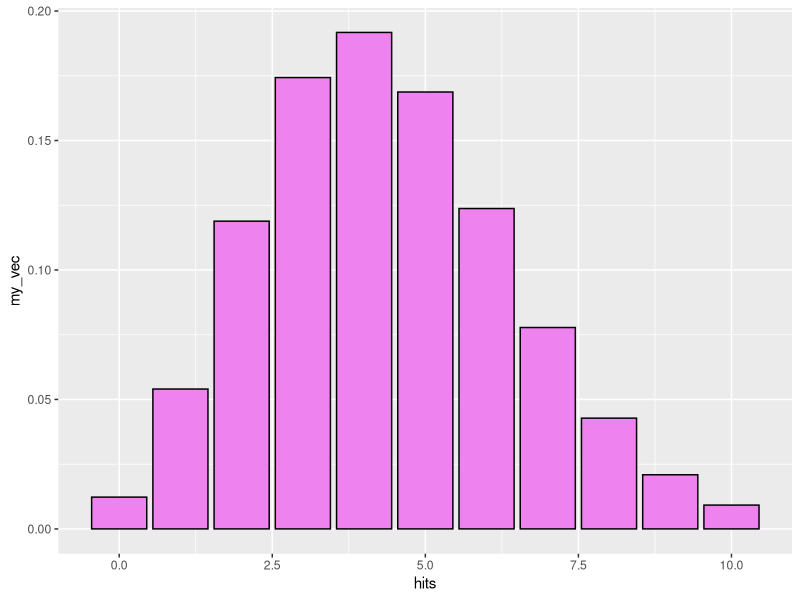
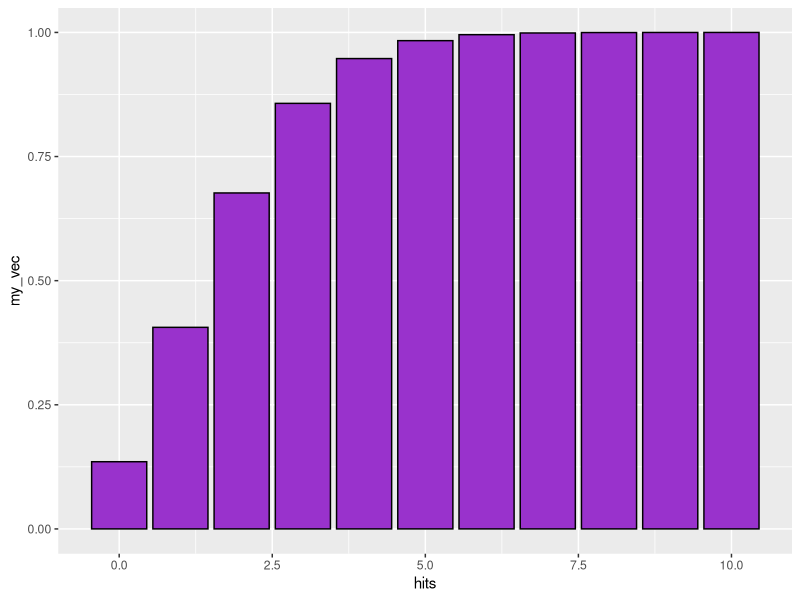
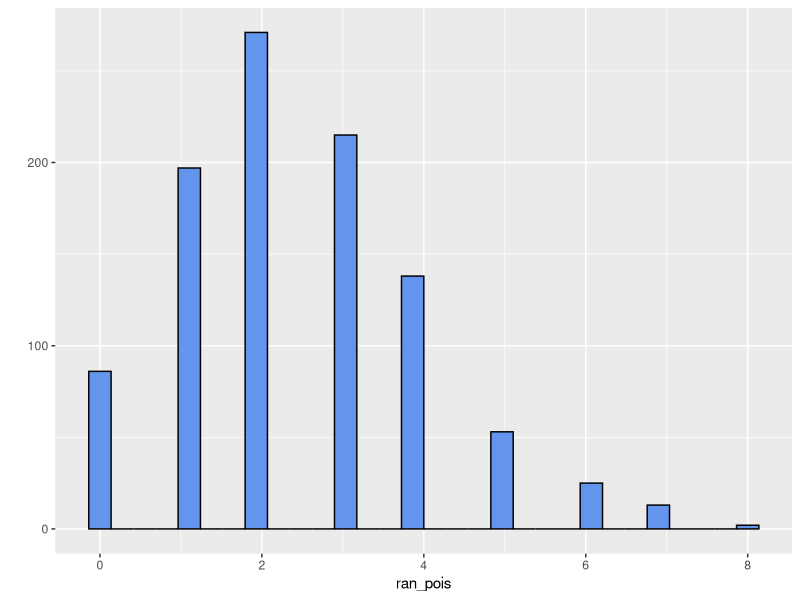
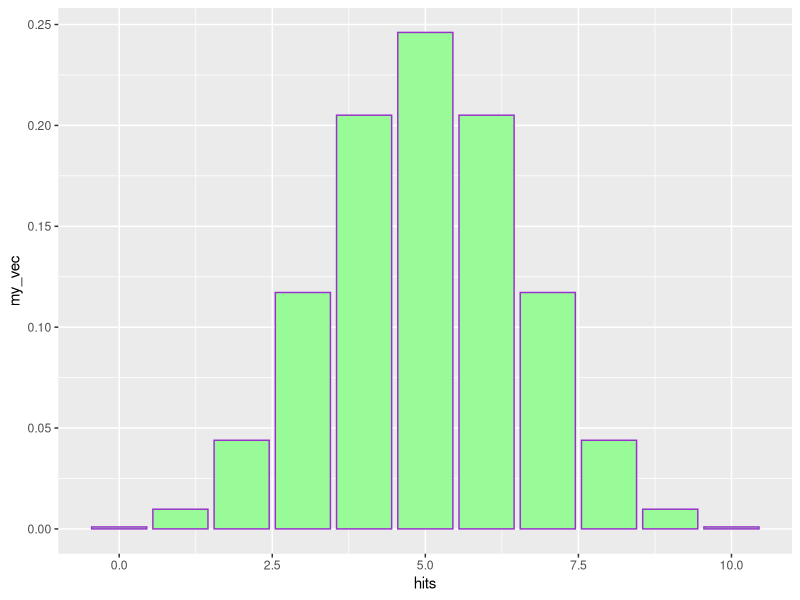
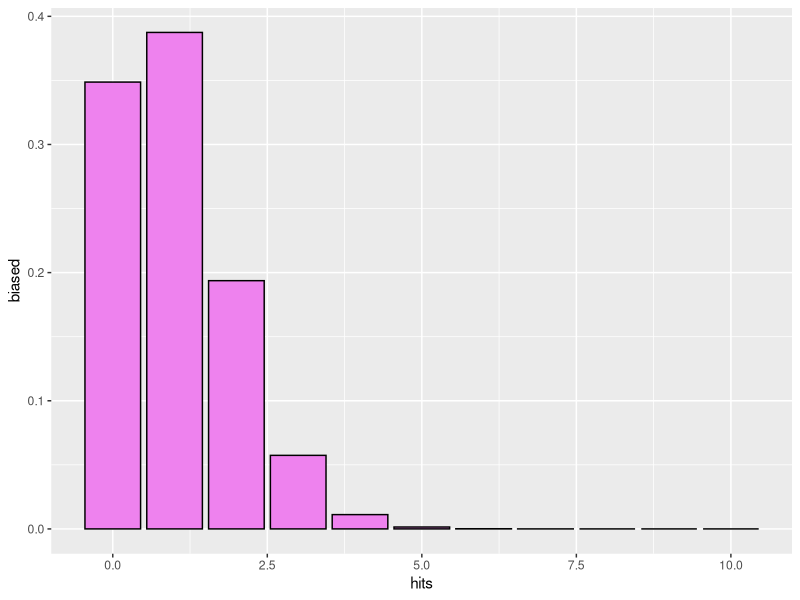
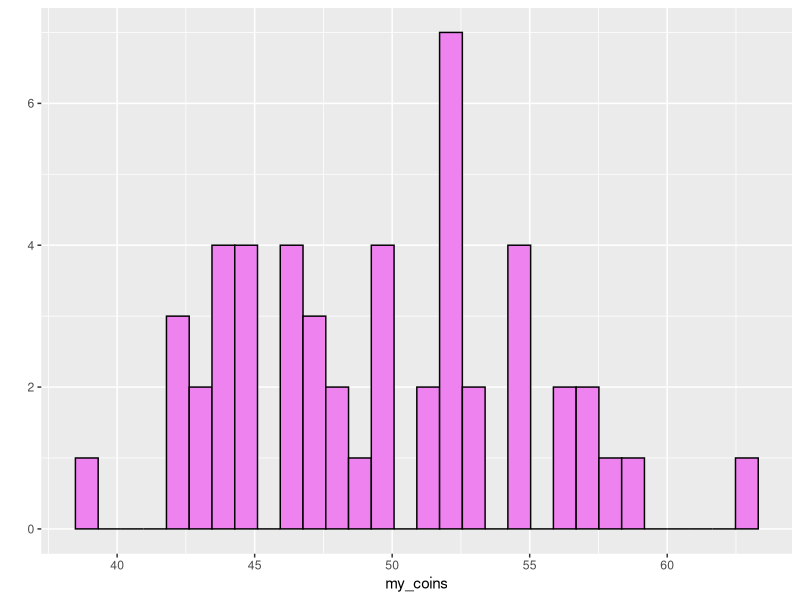
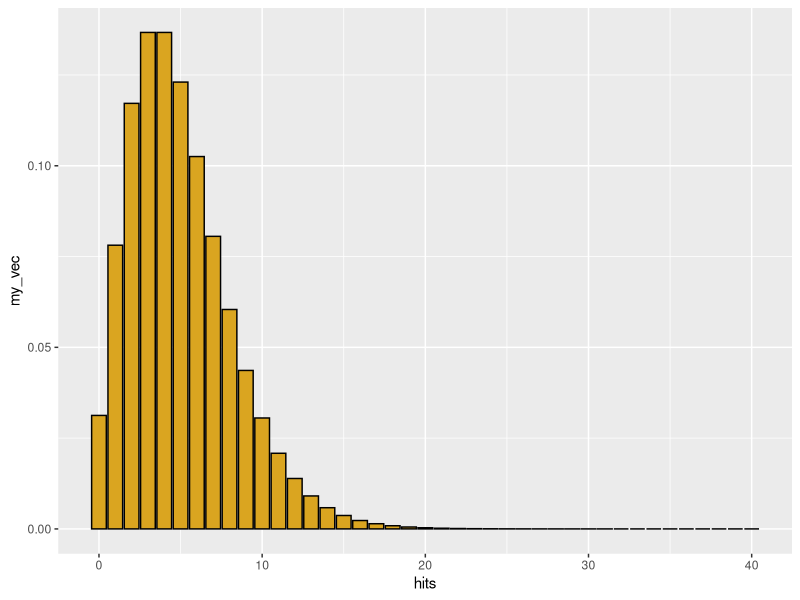
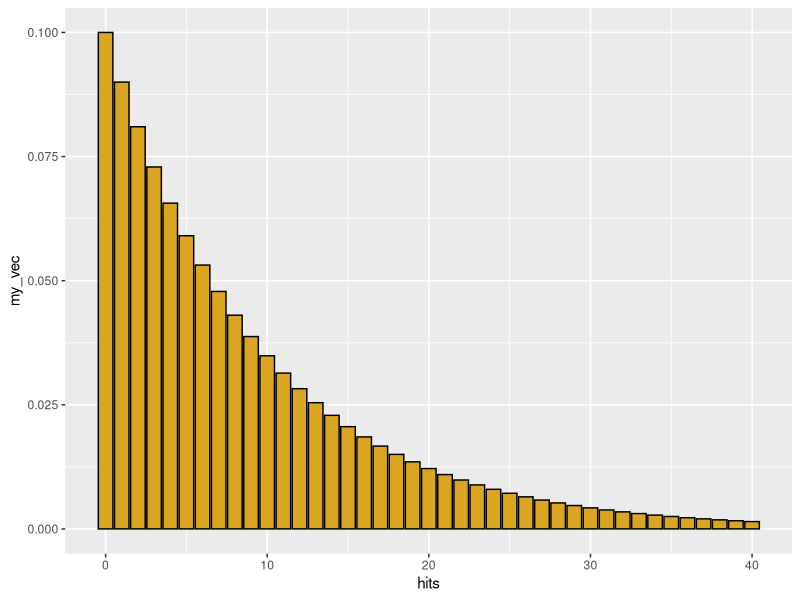

The R script that drew these images, in order:
# Probability Distribuions 
# 18 Feb 2020
# d probability density function 
# p cimulsative probability distribution 
# quantile function (inverse of p)
# r random number generator 

library(ggplot2)
library(MASS)

# Poisson Distribution  ---------------------------------------------------

#discrete distribution 
#range of integers 0 to infinity- no negative values can be generated
# parameter lambda > 0 (continuous)
# constant rate parameter (observations per unit time or unit area)

#4 kinds of elements we can create in R

# d function for probability density 
hits <- 0:10
my_vec <- dpois(x=hits, lambda=4.4)
qplot(x=hits, 
      y=my_vec,
      geom="col",
      color=I("black"),
      fill=I("violet")) #single variable use I before this 
# as lambda gets larger the distribution looks more and more normal #density looks at which values are probable, which are less probable. when lambda=4.4, the most likely value is 4 but the  average value is 4.4 because that's what we specified 


#for a poisson with lambda=2, 
#what is the probability that a single draw will yield x=0
dpois(x=0, lambda=2)
hits <- 0:10
my_vec <-ppois(q=hits,lambda=2)
qplot(x=hits, 
      y=my_vec,
      geom="col",
      color=I("black"),
      fill=I("darkorchid"))

#for a poisson with lambda=2 what is the probability that a single random draw will yield x <= 1

ppois (q=1,lambda = 2)

p1<-dpois(x=1,lambda = 2)
print(p1)
p2 <- dpois(x=0,lambda=2)
print(p2)
p1+p2 #same as ppois because it's cumulative...?

#the 1 function is the inverse of p

qpois(p=0.5,lambda = 2.5)

#simulate a poisson to get actual values
ran_pois <- rpois(n=1000, lambda=2.5)
qplot(x=ran_pois,
      color=I("black"),
      fill=I("cornflowerblue"))
quantile(x=ran_pois,probs=c(0.025,0.975)) #leaves 5 percent in the tail, has a 95% confidence interval


# Biomial  ----------------------------------------------------------------

# yes no black white succeed fail
#p=probability of the dichotomous outcome (usually number of successes in a trial)
#size = number of trials 
#x=number of possible outcomes
#outcome x is bounded between 0 and size. cant have more outcomes than the number of trials you did 

#density function for bionomial
hits <- 0:10
my_vec <- dbinom(x=hits, size=10, prob=0.5)
qplot(x=hits, 
      y=my_vec,
      geom="col",
      color=I("darkorchid"),
      fill=I("palegreen"))
#what is the probabiity of getting 5 heads out of 10 tosses
dbinom(x=5, size=10,prob=0.5)

#biased coin
biased <- dbinom(x=hits,size=10,prob= 0.1)
qplot(x=hits, 
      y=biased,
      geom="col",
      color=I("black"),
      fill=I("violet"))

#p function for tail probability 
#probability of 5 or fewer heads
# out of 10 tosses
pbinom(q=5,size=10,prob=0.5)
#get a 95% confidence interval using the q function 
#what is the 95% confidence interval for 100 trials of a coin wiht p=0.7
qbinom(p=c(0.025,0.975),
       size=100,
       prob=0.7)
# how does this compare to a sample interval for real data
#rbinom gives a random set of values 

my_coins <- rbinom(n=50,
                   size=100,
                   prob=0.50)
qplot (x=my_coins,
      color=I("black"),
      fill=I("violet"))
quantile(x=my_coins,probs=c(0.025,0.975))
#give me a vector of numbers of cintuous value sand ill give you the relative probability


# Negative binomical ------------------------------------------------------

#number of failures 
#in a series of (Bernouli) with p=probabillity of success (=size)
#before a targeted number of successes (=size)
# generattes a distribution that is more heterogenous ("overdispersed") than poisson

hits <- 0:40
my_vec <-dnbinom(x=hits, 
                 size=5,
                 prob=0.5)
qplot(x=hits, 
      y=my_vec,
      geom="col",
      col=I("black"),
      fill=I("goldenrod"))

#geometric series is a special case where the number of successes is equal to 1
#each bar is a constant fraction of the one that came before it with probability 1-p
my_vec <- dnbinom(x=hits,
                  size=1,
                  prob=0.1)
qplot(x=hits, 
      y=my_vec,
      geom="col",
      col=I("black"),
      fill=I("goldenrod"))
# each successive bar is 90% the size of the one before it 
# alternatively specify mean = mu of distribution and  size
# this gives us a poisson with a lambda value that varies 
# dispersion parameter is the shape parameter from a gamma disribution 
#as the distribution increases, the variance gets smaller

nbi_ran <- rnbinom(n=1000,size=0.1,mu=5)
qplot(nbi_ran,
      color=I("black"),
      fill=I("goldenrod"))
#mean is still 5 but the distribution is more heterogenous, more small values. making the size small makes the variance greated 